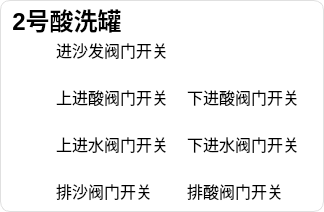
      <widget class="QGroupBox" name="groupBox_3">
       <property name="styleSheet">
        <string notr="true">QGroupBox{
    border:1px solid #e0e0e0;
    border-radius:10px;
    margin-top:0;               
    padding-top:28px;           
    font-weight:500;     
    background-color:#ffffff;
   font-size: 24px;
}
QGroupBox::title{
    subcontrol-origin: padding; 
    subcontrol-position: top left;
    left:8px;
    top:4px;
      
    font-family:&quot;Microsoft YaHei&quot;;  
}</string>
       </property>
       <property name="title">
        <string>2号酸洗罐</string>
       </property>
       <layout class="QGridLayout" name="gridLayout_11">
        <property name="leftMargin">
         <number>9</number>
        </property>
        <property name="topMargin">
         <number>0</number>
        </property>
        <property name="bottomMargin">
         <number>0</number>
        </property>
        <item row="1" column="2">
         <layout class="QHBoxLayout" name="horizontalLayout_18">
          <item>
           <widget class="QLabel" name="label_LowerAcidValue1_6">
            <property name="styleSheet">
             <string notr="true">QLabel{
    font-family:&quot;PingFang SC Medium&quot;;
    font-size:16px;
    background:transparent;
    /* 注意：qproperty-alignment 在样式表中无效，需代码里 setAlignment(Qt::AlignCenter) */
}</string>
            </property>
            <property name="text">
             <string>下进酸阀门开关</string>
            </property>
           </widget>
          </item>
          <item>
           <widget class="QLabel" name="label_27">
            <property name="sizePolicy">
             <sizepolicy hsizetype="Fixed" vsizetype="Fixed">
              <horstretch>0</horstretch>
              <verstretch>0</verstretch>
             </sizepolicy>
            </property>
            <property name="minimumSize">
             <size>
              <width>0</width>
              <height>41</height>
             </size>
            </property>
            <property name="maximumSize">
             <size>
              <width>71</width>
              <height>60</height>
             </size>
            </property>
            <property name="styleSheet">
             <string notr="true">background: transparent;</string>
            </property>
            <property name="text">
             <string/>
            </property>
            <property name="pixmap">
             <pixmap resource="../res.qrc">:/image/image/ValveSwitch_Open1.png</pixmap>
            </property>
            <property name="scaledContents">
             <bool>true</bool>
            </property>
           </widget>
          </item>
         </layout>
        </item>
        <item row="0" column="1">
         <layout class="QHBoxLayout" name="horizontalLayout_35">
          <item>
           <widget class="QLabel" name="label_SofaValue1_6">
            <property name="styleSheet">
             <string notr="true">QLabel{
    font-family:&quot;PingFang SC Medium&quot;;
    font-size:16px;
    background:transparent;
    /* 注意：qproperty-alignment 在样式表中无效，需代码里 setAlignment(Qt::AlignCenter) */
}</string>
            </property>
            <property name="text">
             <string>进沙发阀门开关</string>
            </property>
           </widget>
          </item>
          <item>
           <widget class="QLabel" name="label_Sandinlet1_6">
            <property name="sizePolicy">
             <sizepolicy hsizetype="Fixed" vsizetype="Fixed">
              <horstretch>0</horstretch>
              <verstretch>0</verstretch>
             </sizepolicy>
            </property>
            <property name="minimumSize">
             <size>
              <width>0</width>
              <height>41</height>
             </size>
            </property>
            <property name="maximumSize">
             <size>
              <width>71</width>
              <height>60</height>
             </size>
            </property>
            <property name="styleSheet">
             <string notr="true">background: transparent;</string>
            </property>
            <property name="text">
             <string/>
            </property>
            <property name="pixmap">
             <pixmap resource="../res.qrc">:/image/image/ValveSwitch_Open1.png</pixmap>
            </property>
            <property name="scaledContents">
             <bool>true</bool>
            </property>
           </widget>
          </item>
         </layout>
        </item>
        <item row="1" column="1">
         <layout class="QHBoxLayout" name="horizontalLayout_15">
          <item>
           <widget class="QLabel" name="label_UpperAcidValue1_6">
            <property name="styleSheet">
             <string notr="true">QLabel{
    font-family:&quot;PingFang SC Medium&quot;;
    font-size:16px;
    background:transparent;
    /* 注意：qproperty-alignment 在样式表中无效，需代码里 setAlignment(Qt::AlignCenter) */
}</string>
            </property>
            <property name="text">
             <string>上进酸阀门开关</string>
            </property>
           </widget>
          </item>
          <item>
           <widget class="QLabel" name="label_22">
            <property name="sizePolicy">
             <sizepolicy hsizetype="Fixed" vsizetype="Fixed">
              <horstretch>0</horstretch>
              <verstretch>0</verstretch>
             </sizepolicy>
            </property>
            <property name="minimumSize">
             <size>
              <width>0</width>
              <height>41</height>
             </size>
            </property>
            <property name="maximumSize">
             <size>
              <width>71</width>
              <height>60</height>
             </size>
            </property>
            <property name="styleSheet">
             <string notr="true">background: transparent;</string>
            </property>
            <property name="text">
             <string/>
            </property>
            <property name="pixmap">
             <pixmap resource="../res.qrc">:/image/image/ValveSwitch_Open1.png</pixmap>
            </property>
            <property name="scaledContents">
             <bool>true</bool>
            </property>
           </widget>
          </item>
         </layout>
        </item>
        <item row="2" column="2">
         <layout class="QHBoxLayout" name="horizontalLayout_24">
          <item>
           <widget class="QLabel" name="label_LowerWaterValue1_6">
            <property name="styleSheet">
             <string notr="true">QLabel{
    font-family:&quot;PingFang SC Medium&quot;;
    font-size:16px;
    background:transparent;
    /* 注意：qproperty-alignment 在样式表中无效，需代码里 setAlignment(Qt::AlignCenter) */
}</string>
            </property>
            <property name="text">
             <string>下进水阀门开关</string>
            </property>
           </widget>
          </item>
          <item>
           <widget class="QLabel" name="label_47">
            <property name="sizePolicy">
             <sizepolicy hsizetype="Fixed" vsizetype="Fixed">
              <horstretch>0</horstretch>
              <verstretch>0</verstretch>
             </sizepolicy>
            </property>
            <property name="minimumSize">
             <size>
              <width>0</width>
              <height>41</height>
             </size>
            </property>
            <property name="maximumSize">
             <size>
              <width>71</width>
              <height>60</height>
             </size>
            </property>
            <property name="styleSheet">
             <string notr="true">background: transparent;</string>
            </property>
            <property name="text">
             <string/>
            </property>
            <property name="pixmap">
             <pixmap resource="../res.qrc">:/image/image/ValveSwitch_Open1.png</pixmap>
            </property>
            <property name="scaledContents">
             <bool>true</bool>
            </property>
           </widget>
          </item>
         </layout>
        </item>
        <item row="3" column="2">
         <layout class="QHBoxLayout" name="horizontalLayout_30">
          <item>
           <widget class="QLabel" name="label_AcidDischargeValue1_6">
            <property name="styleSheet">
             <string notr="true">QLabel{
    font-family:&quot;PingFang SC Medium&quot;;
    font-size:16px;
    background:transparent;
    /* 注意：qproperty-alignment 在样式表中无效，需代码里 setAlignment(Qt::AlignCenter) */
}</string>
            </property>
            <property name="text">
             <string>排酸阀门开关</string>
            </property>
           </widget>
          </item>
          <item>
           <widget class="QLabel" name="label_49">
            <property name="sizePolicy">
             <sizepolicy hsizetype="Fixed" vsizetype="Fixed">
              <horstretch>0</horstretch>
              <verstretch>0</verstretch>
             </sizepolicy>
            </property>
            <property name="minimumSize">
             <size>
              <width>0</width>
              <height>41</height>
             </size>
            </property>
            <property name="maximumSize">
             <size>
              <width>71</width>
              <height>60</height>
             </size>
            </property>
            <property name="styleSheet">
             <string notr="true">background: transparent;</string>
            </property>
            <property name="text">
             <string/>
            </property>
            <property name="pixmap">
             <pixmap resource="../res.qrc">:/image/image/ValveSwitch_Open1.png</pixmap>
            </property>
            <property name="scaledContents">
             <bool>true</bool>
            </property>
           </widget>
          </item>
         </layout>
        </item>
        <item row="3" column="1">
         <layout class="QHBoxLayout" name="horizontalLayout_27">
          <item>
           <widget class="QLabel" name="label_SandDischargeValue1_6">
            <property name="styleSheet">
             <string notr="true">QLabel{
    font-family:&quot;PingFang SC Medium&quot;;
    font-size:16px;
    background:transparent;
    /* 注意：qproperty-alignment 在样式表中无效，需代码里 setAlignment(Qt::AlignCenter) */
}</string>
            </property>
            <property name="text">
             <string>排沙阀门开关</string>
            </property>
           </widget>
          </item>
          <item>
           <widget class="QLabel" name="label_48">
            <property name="sizePolicy">
             <sizepolicy hsizetype="Fixed" vsizetype="Fixed">
              <horstretch>0</horstretch>
              <verstretch>0</verstretch>
             </sizepolicy>
            </property>
            <property name="minimumSize">
             <size>
              <width>0</width>
              <height>41</height>
             </size>
            </property>
            <property name="maximumSize">
             <size>
              <width>71</width>
              <height>60</height>
             </size>
            </property>
            <property name="styleSheet">
             <string notr="true">background: transparent;</string>
            </property>
            <property name="text">
             <string/>
            </property>
            <property name="pixmap">
             <pixmap resource="../res.qrc">:/image/image/ValveSwitch_Open1.png</pixmap>
            </property>
            <property name="scaledContents">
             <bool>true</bool>
            </property>
           </widget>
          </item>
         </layout>
        </item>
        <item row="2" column="1">
         <layout class="QHBoxLayout" name="horizontalLayout_21">
          <item>
           <widget class="QLabel" name="label_UpperWaterValue1_6">
            <property name="styleSheet">
             <string notr="true">QLabel{
    font-family:&quot;PingFang SC Medium&quot;;
    font-size:16px;
    background:transparent;
    /* 注意：qproperty-alignment 在样式表中无效，需代码里 setAlignment(Qt::AlignCenter) */
}</string>
            </property>
            <property name="text">
             <string>上进水阀门开关</string>
            </property>
           </widget>
          </item>
          <item>
           <widget class="QLabel" name="label_34">
            <property name="sizePolicy">
             <sizepolicy hsizetype="Fixed" vsizetype="Fixed">
              <horstretch>0</horstretch>
              <verstretch>0</verstretch>
             </sizepolicy>
            </property>
            <property name="minimumSize">
             <size>
              <width>0</width>
              <height>41</height>
             </size>
            </property>
            <property name="maximumSize">
             <size>
              <width>71</width>
              <height>60</height>
             </size>
            </property>
            <property name="styleSheet">
             <string notr="true">background: transparent;</string>
            </property>
            <property name="text">
             <string/>
            </property>
            <property name="pixmap">
             <pixmap resource="../res.qrc">:/image/image/ValveSwitch_Open1.png</pixmap>
            </property>
            <property name="scaledContents">
             <bool>true</bool>
            </property>
           </widget>
          </item>
         </layout>
        </item>
        <item row="0" column="0" rowspan="4">
         <widget class="RulerBar" name="rulerBar1_Read_7" native="true">
          <property name="minimumSize">
           <size>
            <width>40</width>
            <height>0</height>
           </size>
          </property>
         </widget>
        </item>
       </layout>
      </widget>
